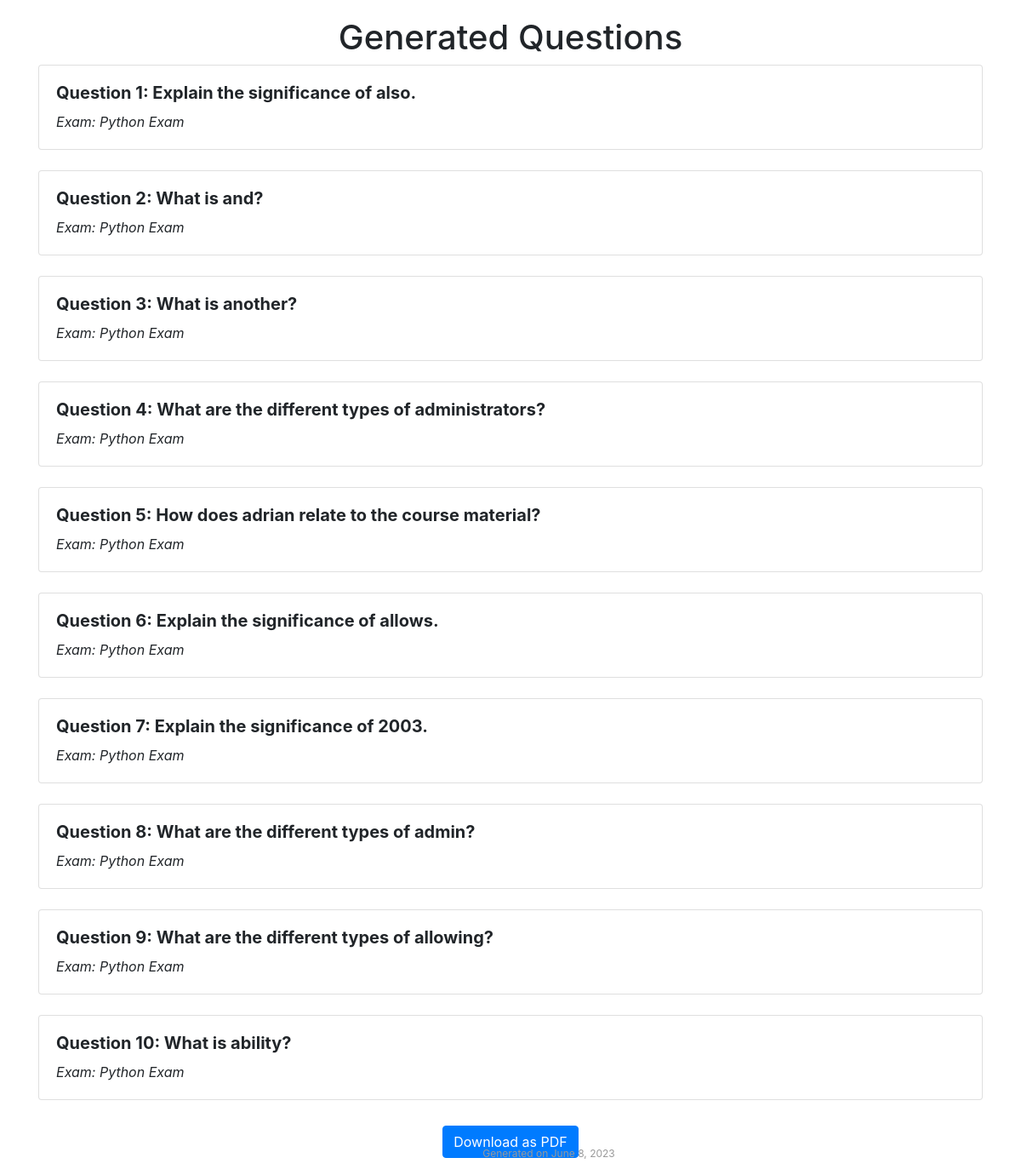
Page /question_bank?exam_id=11 on the committed database.
### core/models/question_bank.py (models this page shows, shortened)
class QuestionBank(Timestamp):
    exam = models.ForeignKey('Exam', on_delete=models.CASCADE, related_name='questions')
    question_text = models.TextField(blank=False, null=False)

### core/models/exam.py (models this page shows, shortened)
class Exam(Timestamp):
    exam_name = models.CharField(max_length=255, blank=False, null=False)
    description = models.TextField(blank=False, null=False)

### core/views/generated_questions.py (the view, shortened to what this page needs)
# urls.py: path('question_bank', GeneratedQuestionsView.as_view(), name='question_bank'),
class GeneratedQuestionsView(TemplateView):
    template_name = 'generated_questions.html'
    login_url = reverse_lazy('login')
    def get_context_data(self, **kwargs):
        context = super().get_context_data(**kwargs)
        exam_id = self.request.GET.get('exam_id')
        if exam_id:
            questions = QuestionBank.objects.filter(exam__id=exam_id)
        else:
            questions = QuestionBank.objects.all()
        context['question_list'] = questions
        context['current_date'] = timezone.now().date()
        context['exam_id'] = exam_id
        return context

### templates/generated_questions.html (shortened to what this page needs)
<!DOCTYPE html>
<html>
<head>
    <link rel="stylesheet" href="https://maxcdn.bootstrapcdn.com/bootstrap/4.3.1/css/bootstrap.min.css">
</head>
<body>
    <div class="container">
        <div class="header text-center">
            <h1>Generated Questions</h1>
        </div>
        {% if question_list %}
        <div class="question">
            {% for question in question_list %}
            <div class="card mb-4">
                <div class="card-body">
                    <h5 class="card-title question-text">Question {{ forloop.counter }}: {{ question.question_text }}</h5>
                    <p class="card-text exam-name">Exam: {{ question.exam.exam_name }}</p>
                </div>
            </div>
            {% endfor %}
        </div>
        {% else %}
        <div class="text-center">
            <p>No questions available.</p>
        </div>
        {% endif %}
        <div class="footer">
            <p>Generated on {{ current_date }}</p>
        </div>
        <form method="POST" action="{% url 'generate_pdf' %}">
            <div class="text-center">
                <button type="submit" class="btn btn-primary" {% if not question_list %}disabled{% endif %}>Download as PDF</button>
            </div>
        </form>
    </div>
</body>
</html>

### templates/generated_questions.html (style rules this page uses)
body { padding: 20px; }
.question { margin-bottom: 30px; }
.question-text { font-weight: bold; margin-bottom: 10px; }
.exam-name { font-style: italic; }
.footer { position: fixed; bottom: 0; width: 100%; text-align: center; font-size: 12px; color: #999; }

### rows in the picture
QuestionBank: question_text "Explain the significance of also.", exam.exam_name "Python Exam"
QuestionBank: question_text "What is and?", exam.exam_name "Python Exam"
QuestionBank: question_text "What is another?", exam.exam_name "Python Exam"
QuestionBank: question_text "What are the different types of administrators?", exam.exam_name "Python Exam"
QuestionBank: question_text "How does adrian relate to the course material?", exam.exam_name "Python Exam"
QuestionBank: question_text "Explain the significance of allows.", exam.exam_name "Python Exam"
QuestionBank: question_text "Explain the significance of 2003.", exam.exam_name "Python Exam"
QuestionBank: question_text "What are the different types of admin?", exam.exam_name "Python Exam"
QuestionBank: question_text "What are the different types of allowing?", exam.exam_name "Python Exam"
QuestionBank: question_text "What is ability?", exam.exam_name "Python Exam"

### other values in the picture
{{ current_date }} "June 8, 2023"
